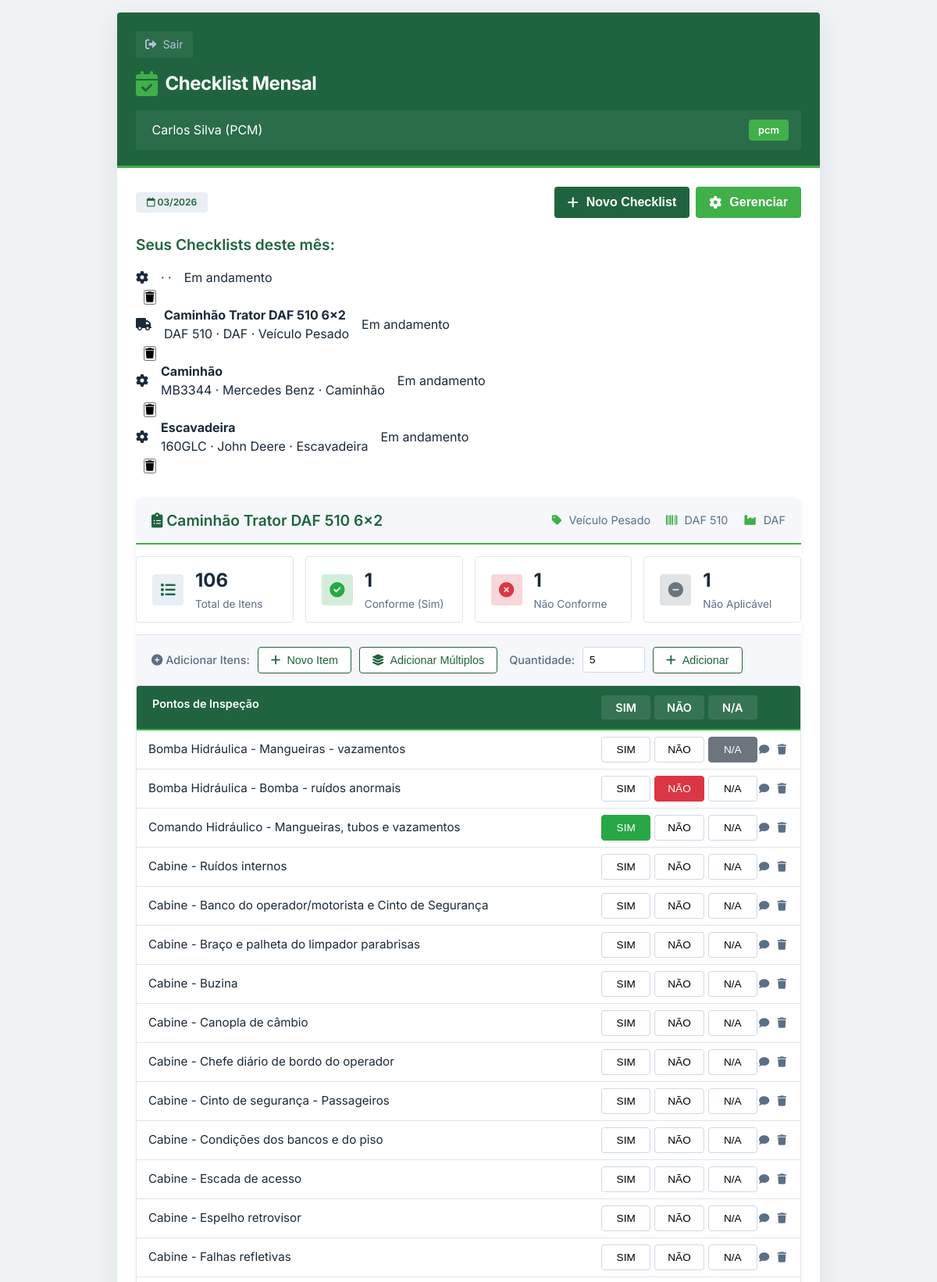
The page /modulo/checklist?checklist_id=2 (signed in, upper part) on the database its author committed.
### app.py (models this page shows, shortened)
class Usuario(db.Model):
    __tablename__ = 'usuarios'
    id = db.Column(db.Integer, primary_key=True)
    nome = db.Column(db.String(100), nullable=False)
    login = db.Column(db.String(50), unique=True, nullable=False)
    senha = db.Column(db.String(100), nullable=False)
    perfil = db.Column(db.String(20), nullable=False)  # 'manutentor', 'pcm', 'operador'
    modulo_acesso = db.Column(db.String(50))  # 'leitura', 'checklist', 'corretivas', 'todos'

class Checklist(db.Model):
    __tablename__ = 'checklists'
    id = db.Column(db.Integer, primary_key=True)
    equipamento_id = db.Column(db.Integer, db.ForeignKey('equipamentos.id'))
    mes_ano = db.Column(db.String(7))  # MM/YYYY
    operador_id = db.Column(db.Integer, db.ForeignKey('usuarios.id'))
    status = db.Column(db.String(20), default='pendente')  # 'pendente', 'concluido'
    observacoes = db.Column(db.Text)
    data_execucao = db.Column(db.DateTime)
    equipamento = db.relationship('Equipamento')
    operador = db.relationship('Usuario')

class Equipamento(db.Model):
    __tablename__ = 'equipamentos'
    id = db.Column(db.Integer, primary_key=True)
    nome = db.Column(db.String(100), nullable=False)
    modelo = db.Column(db.String(50))
    fabricante = db.Column(db.String(100))
    tipo = db.Column(db.String(50))
    manual_pdf = db.Column(db.String(200))
    data_cadastro = db.Column(db.DateTime, default=datetime.utcnow)

class ItemChecklist(db.Model):
    __tablename__ = 'itens_checklist'
    id = db.Column(db.Integer, primary_key=True)
    checklist_id = db.Column(db.Integer, db.ForeignKey('checklists.id'))
    descricao = db.Column(db.String(200), nullable=False)
    status = db.Column(db.String(20), default='pendente')  # 'sim', 'nao', 'na', 'pendente'
    observacao = db.Column(db.String(500))  # Campo para observações do item
    checklist = db.relationship('Checklist', backref='itens')

### app.py (the view)
@app.route('/modulo/checklist')
@login_required
@modulo_required('checklist')
def modulo_checklist():
    usuario = Usuario.query.get(session['usuario_id'])
    data_atual = datetime.now()
    mes_ano = data_atual.strftime('%m/%Y')
    novo = request.args.get('new', type=int)
    checklists = Checklist.query.filter_by(
        operador_id=usuario.id,
        mes_ano=mes_ano
    ).all()
    checklist_id = request.args.get('checklist_id', type=int)
    if novo or not checklists:
        checklist = None
    elif checklist_id:
        checklist = Checklist.query.get(checklist_id)
    else:
        checklist = checklists[0] if checklists else None
    equipamentos = Equipamento.query.all()
    return render_template('modulo_checklist.html',
                         usuario=usuario,
                         checklist=checklist,
                         checklists=checklists,  # Passa a lista completa
                         equipamentos=equipamentos,
                         mes_ano=mes_ano)

### app.py (called while the page is built)
def login_required(f):
    @wraps(f)
    def decorated_function(*args, **kwargs):
        if 'usuario_id' not in session:
            return redirect(url_for('index'))
        return f(*args, **kwargs)
    return decorated_function

def modulo_required(modulo):
    def decorator(f):
        @wraps(f)
        def decorated_function(*args, **kwargs):
            if 'usuario_id' not in session:
                return redirect(url_for('index'))
            usuario = Usuario.query.get(session['usuario_id'])
            if usuario.modulo_acesso != 'todos' and usuario.modulo_acesso != modulo:
                return redirect(url_for('index'))
            return f(*args, **kwargs)
        return decorated_function
    return decorator

### templates/modulo_checklist.html (shortened to what this page needs)
<!DOCTYPE html>
<html lang="pt-BR">
<head>
    <link rel="stylesheet" href="https://cdnjs.cloudflare.com/ajax/libs/font-awesome/6.0.0-beta3/css/all.min.css">
    <link rel="stylesheet" href="{{ url_for('static', filename='css/modulo_checklist.css') }}">
</head>
<body>
<div class="app-container">
    <div class="screen">
        <div class="header-aguia">
            <div class="back-button" onclick="window.location.href='/'">
                <i class="fas fa-sign-out-alt"></i> Sair
            </div>
            <div class="header-logo">
                <i class="fas fa-calendar-check"></i> Checklist Mensal
            </div>
            <div class="user-info">
                <span> {{ usuario.nome }} ({{ usuario.perfil|upper }})</span>
                <span class="badge">{{ usuario.perfil }}</span>
            </div>
        </div>
        <div class="content-padded">
            <div style="display:flex; justify-content: space-between; align-items: center; margin-bottom: 20px;">
                <span class="status-tag"><i class="far fa-calendar"></i> {{ mes_ano }}</span>
                <div style="display: flex; gap: 8px;">
                    <button class="btn" style="width: auto; padding: 10px 16px;" onclick="window.location.href='/modulo/checklist?new=1'">
                        <i class="fas fa-plus"></i> Novo Checklist
                    </button>
                    {% if usuario.perfil == 'pcm' %}
                    <button class="btn" style="width: auto; padding: 10px 16px; background: #40b049;" onclick="abrirModalGerenciarEquipamentos()">
                        <i class="fas fa-cog"></i> Gerenciar
                    </button>
                    {% endif %}
                </div>
            </div>
            {% if checklists and checklists|length > 0 and not request.args.get('new') %}
                <h3>Seus Checklists deste mês:</h3>
                <div style="margin-bottom: 20px;">
                    {% for chk in checklists %}
                    <div class="equipamento-card" style="cursor: pointer; position: relative;">
                        <div onclick="window.location.href='/modulo/checklist?checklist_id={{ chk.id }}'" style="display: flex; align-items: center; gap: 16px; flex: 1;">
                            <div class="equipamento-icon">
                                {% if 'daf' in chk.equipamento.nome|lower %}
                                <i class="fas fa-truck"></i>
                                {% else %}
                                <i class="fas fa-cog"></i>
                                {% endif %}
                            </div>
                            <div class="equipamento-info">
                                <h4>{{ chk.equipamento.nome }}</h4>
                                <p>{{ chk.equipamento.modelo }} · {{ chk.equipamento.fabricante }} · {{ chk.equipamento.tipo }}</p>
                            </div>
                            <div class="status-badge {% if chk.status == 'pendente' %}status-pendente{% else %}status-concluido{% endif %}">
                                {% if chk.status == 'pendente' %}Em andamento{% else %}Concluído{% endif %}
                            </div>
                        </div>
                        {% if usuario.perfil == 'pcm' %}
                        <div class="equipamento-actions" style="margin-left: 10px;">
                            <button class="action-btn delete" onclick="event.stopPropagation(); confirmarExcluirChecklist({{ chk.id }}, '{{ chk.equipamento.nome }}')" title="Excluir checklist">
                                <i class="fas fa-trash"></i>
                            </button>
                        </div>
                        {% endif %}
                    </div>
                    {% endfor %}
                </div>
            {% endif %}
            {% if checklist %}
                <div class="checklist-container" style="margin-top: 30px;">
                    <div class="checklist-header">
                        <h3><i class="fas fa-clipboard-list"></i> {{ checklist.equipamento.nome }}</h3>
                        <div class="checklist-info">
                            <span><i class="fas fa-tag"></i> {{ checklist.equipamento.tipo }}</span>
                            <span><i class="fas fa-barcode"></i> {{ checklist.equipamento.modelo }}</span>
                            <span><i class="fas fa-industry"></i> {{ checklist.equipamento.fabricante }}</span>
                        </div>
                    </div>
                    <div class="checklist-stats">
                        <div class="stat-card">
                            <div class="stat-icon total">
                                <i class="fas fa-list"></i>
                            </div>
                            <div class="stat-info">
                                <h4>{{ checklist.itens|length }}</h4>
                                <p>Total de Itens</p>
                            </div>
                        </div>
                        <div class="stat-card">
                            <div class="stat-icon sim">
                                <i class="fas fa-check-circle"></i>
                            </div>
                            <div class="stat-info">
                                <h4 id="totalSim">0</h4>
                                <p>Conforme (Sim)</p>
                            </div>
                        </div>
                        <div class="stat-card">
                            <div class="stat-icon nao">
                                <i class="fas fa-times-circle"></i>
                            </div>
                            <div class="stat-info">
                                <h4 id="totalNao">0</h4>
                                <p>Não Conforme</p>
                            </div>
                        </div>
                        <div class="stat-card">
                            <div class="stat-icon na">
                                <i class="fas fa-minus-circle"></i>
                            </div>
                            <div class="stat-info">
                                <h4 id="totalNA">0</h4>
                                <p>Não Aplicável</p>
                            </div>
                        </div>
                    </div>
                    {% if checklist.status == 'pendente' %}
                    <div class="checklist-toolbar">
                        <div class="toolbar-group">
                            <label><i class="fas fa-plus-circle"></i> Adicionar Itens:</label>
                            <button class="toolbar-btn" onclick="abrirModalAdicionarItem()">
                                <i class="fas fa-plus"></i> Novo Item
                            </button>
                            <button class="toolbar-btn" onclick="adicionarLinhasEmBranco()">
                                <i class="fas fa-layer-group"></i> Adicionar Múltiplos
                            </button>
                        </div>
                        <div class="toolbar-group">
                            <label>Quantidade:</label>
                            <input type="number" id="qtdLinhas" min="1" max="20" value="5">
                            <button class="toolbar-btn" onclick="adicionarLinhasEmBranco()">
                                <i class="fas fa-plus"></i> Adicionar
                            </button>
                        </div>
                    </div>
                    {% endif %}
                    <div class="checklist-grid">
                        <div class="checklist-header-row">
                            <div class="checklist-header-item">Pontos de Inspeção</div>
                            <div class="checklist-header-status">
                                <span>SIM</span>
                                <span>NÃO</span>
                                <span>N/A</span>
                            </div>
                            <div class="checklist-header-item"></div>
                        </div>
                        <div id="checklist-items-container">
                            {% for item in checklist.itens %}
                            <div class="checklist-row" data-item-id="{{ item.id }}">
                                <div class="checklist-descricao">
                                    {{ item.descricao }}
                                </div>
                                <div class="checklist-status-group">
                                    <button class="status-option sim {% if item.status == 'sim' %}active{% endif %}"
                                            onclick="atualizarStatusItem({{ checklist.id }}, {{ item.id }}, 'sim')"
                                            {% if checklist.status == 'concluido' %}disabled{% endif %}>
                                        SIM
                                    </button>
                                    <button class="status-option nao {% if item.status == 'nao' %}active{% endif %}"
                                            onclick="atualizarStatusItem({{ checklist.id }}, {{ item.id }}, 'nao')"
                                            {% if checklist.status == 'concluido' %}disabled{% endif %}>
                                        NÃO
                                    </button>
                                    <button class="status-option na {% if item.status == 'na' %}active{% endif %}"
                                            onclick="atualizarStatusItem({{ checklist.id }}, {{ item.id }}, 'na')"
                                            {% if checklist.status == 'concluido' %}disabled{% endif %}>
                                        N/A
                                    </button>
                                </div>
                                <div class="checklist-actions">
                                    {% if checklist.status == 'pendente' %}
                                    <button class="edit" onclick="abrirModalObservacao({{ checklist.id }}, {{ item.id }}, '{{ item.observacao|default('', true) }}')" title="Adicionar observação">
                                        <i class="fas fa-comment"></i>
                                    </button>
                                    <button class="delete" onclick="removerItemChecklist({{ checklist.id }}, {{ item.id }})" title="Remover item">
                                        <i class="fas fa-trash"></i>
                                    </button>
                                    {% endif %}
                                </div>
                            </div>
                            {% endfor %}
                        </div>
                    </div>
                </div>
            {% endif %}
        </div>
    </div>
</div>
</body>
</html>

### rows shown on the page
Usuario: nome "Carlos Silva", perfil "PCM", perfil "pcm"
Checklist: status "Em andamento"
Checklist: equipamento.nome "Caminhão Trator DAF 510 6x2", equipamento.modelo "DAF 510", equipamento.fabricante "DAF", equipamento.tipo "Veículo Pesado", status "Em andamento"
Checklist: equipamento.nome "Caminhão", equipamento.modelo "MB3344", equipamento.fabricante "Mercedes Benz", equipamento.tipo "Caminhão", status "Em andamento"
Checklist: equipamento.nome "Escavadeira", equipamento.modelo "160GLC", equipamento.fabricante "John Deere", equipamento.tipo "Escavadeira", status "Em andamento"
Equipamento: equipamento.nome "Caminhão Trator DAF 510 6x2", equipamento.tipo "Veículo Pesado", equipamento.modelo "DAF 510", equipamento.fabricante "DAF"
ItemChecklist: descricao "Bomba Hidráulica - Mangueiras - vazamentos"
ItemChecklist: descricao "Bomba Hidráulica - Bomba - ruídos anormais"
ItemChecklist: descricao "Comando Hidráulico - Mangueiras, tubos e vazamentos"
ItemChecklist: descricao "Cabine - Ruídos internos"
ItemChecklist: descricao "Cabine - Banco do operador/motorista e Cinto de Segurança"
ItemChecklist: descricao "Cabine - Braço e palheta do limpador parabrisas"
ItemChecklist: descricao "Cabine - Buzina"
ItemChecklist: descricao "Cabine - Canopla de câmbio"
ItemChecklist: descricao "Cabine - Chefe diário de bordo do operador"
ItemChecklist: descricao "Cabine - Cinto de segurança - Passageiros"
ItemChecklist: descricao "Cabine - Condições dos bancos e do piso"
ItemChecklist: descricao "Cabine - Escada de acesso"
ItemChecklist: descricao "Cabine - Espelho retrovisor"
ItemChecklist: descricao "Cabine - Falhas refletivas"

### other values the page prints
{{ checklist.itens|length }} "106"
